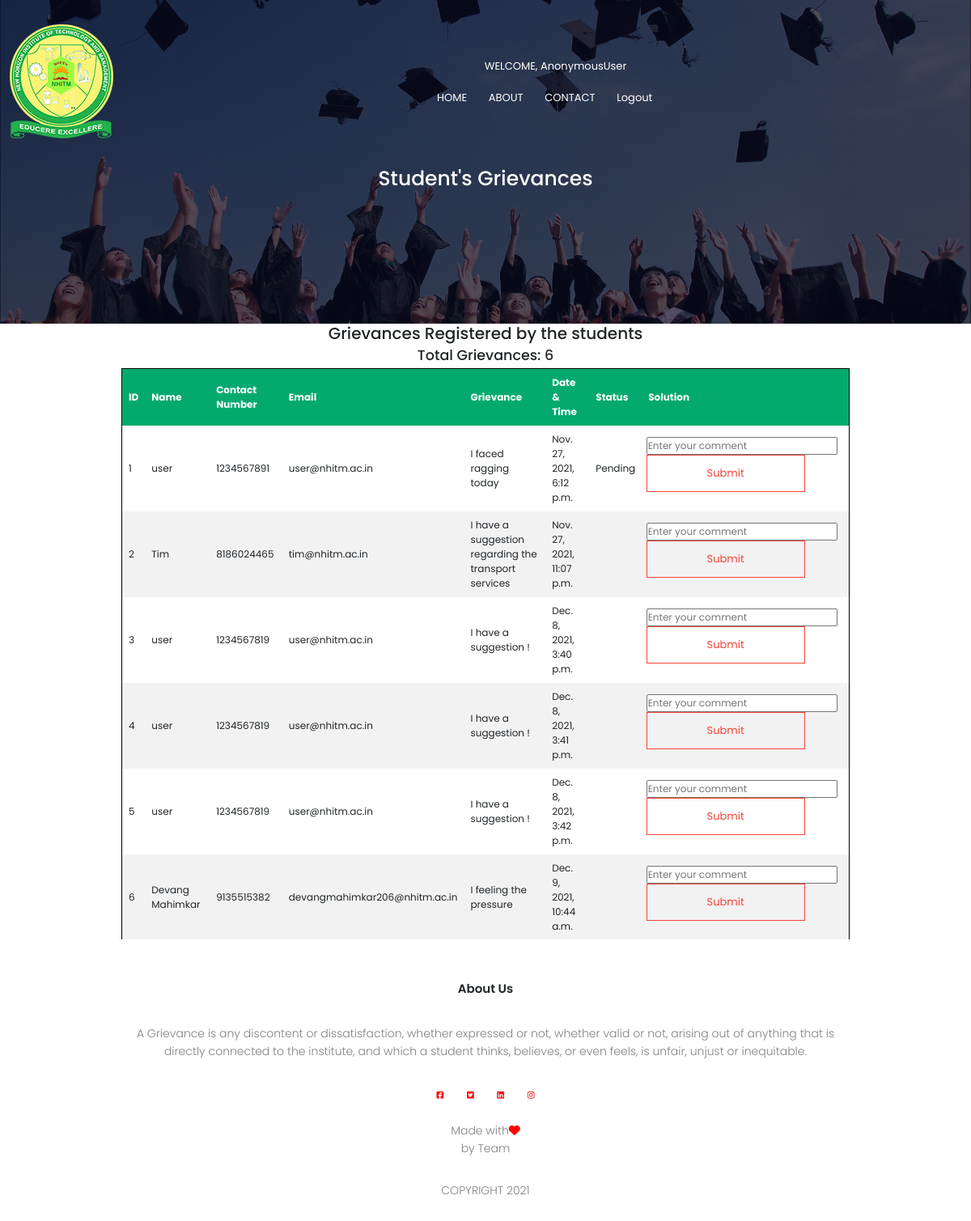
Page /facgriev/ on the committed database.
### sgrc/models.py (models this page shows, shortened)
class studentgriev(models.Model):
    ch = (
         ("Solved","Solved"),("Pending","Pending"),("Not Solved","Not Solved")
     )
    name = models.CharField(max_length=30,default='',null=False)
    contactnum = models.IntegerField(default='',null=False)
    email = models.EmailField(max_length=50,default='',null=False)
    grievance = models.TextField(default='',null=False)
    date_time = models.DateTimeField(auto_now_add=True)
    status = models.CharField(max_length=100,choices=ch,default='')

### sgrc/views.py (the view)
# urls.py: path('facgriev/',views.facgrievpage,name = "facgrievpage"),
def facgrievpage(request):
    if request.method == 'POST':
        Solution = request.POST['solution']
        comment = facgrieve()
        comment.solution = Solution
        comment.save()
    grievance_data =  studentgriev.objects.all()
    return render(request,'facgrievances_1.html',{"data":grievance_data})

### sgrc/templates/facgrievances_1.html (shortened to what this page needs)
{% load static %}
<!DOCTYPE html>
<html lang="en">
    <head>
    <link rel="stylesheet" href="{% static 'style.css' %}">
    <link rel="stylesheet" href="https://unpkg.com/aos@next/dist/aos.css" />
    <link href="https://cdn.jsdelivr.net/npm/bootstrap@5.1.3/dist/css/bootstrap.min.css" rel="stylesheet">
     </head>
<body>
    <section class="Sub-header" data-aos="fade-right" data-aos-delay="450" data-aos-duration="1000">
        <nav>
            <a href="{% url 'facgrievpage' %}"><img src="{% static 'images/logo (1).png' %}"></a>
            <div class="nav-links">
            <ul><li class="name-head"><a>WELCOME, {{request.user}}</a></li></ul>
            <ul>
             <li><a href="{% url 'facgrievpage' %}">HOME</a></li>
             <li><a href="{% url 'aboutuspage' %}">ABOUT</a></li>
             <li><a href="{% url 'contactuspage' %}">CONTACT</a></li>
             <li><a href="{% url 'selectlogintype'%}">Logout</a></li>
            <li></li>
            </ul>
            </div>
        </nav>
    <h1>Student's Grievances</h1>
    </section>
    <section class="Facultydata" data-aos="fade-down" data-aos-delay="450" data-aos-duration="1000">
        <div class="mainbox">
    <div>
        <div>
            <h2><center>Grievances Registered by the students</h2>
            <h3>Total Grievances: {{data|length}}</h3>
            <table class="center">
                <thead>
                    <tr text-align="justify" >
                        <th>ID</th>
                        <th>Name</th>
                        <th>Contact Number</th>
                        <th>Email</th>
                        <th>Grievance</th>
                        <th>Date & Time</th>
                        <th>Status</th>
                        <th>Solution</th>
                    </tr>
                </thead>
                <tbody>
                    {% for i in data %}
                        <tr text-align="justify">
                            <td padding:10px>{{forloop.counter}}</td>
                            <td>{{i.name}}</td>
                            <td>{{i.contactnum}}</td>
                            <td>{{i.email}}</td>
                            <td>{{i.grievance}}</td>
                            <td>{{i.date_time}}</td>
                            <td>{{i.status}}</td>
                            <td>{{i.solution}}<div class="table" placeholder="Text">
                                <form action="" method="POST">
                                    <div class="row">
                                        <div class="col col-lg">
                                            <input type="text" name="solution" placeholder="Enter your comment">
                                             <input type="submit" class="hero-btn2 red-btn2"></input> </td>
                                        </div>
                                        </div>
                        </tr>
                    {% endfor %}
    </section>
<section class="footer" data-aos="fade-up" data-aos-delay="450" data-aos-duration="1000">
    <h4>About Us</h4>
    <p>A Grievance is any discontent or dissatisfaction, whether expressed or not,
        whether valid or not, arising out of anything that is <br>directly connected to the institute,
        and which a student thinks, believes, or even feels, is unfair, unjust or inequitable.</p>
        <div class="icons">
            <i class="fa fa-facebook-square"></i>
            <i class="fa fa-twitter-square"></i>
            <i class="fa fa-linkedin-square"></i>
            <i class="fa fa-instagram"></i>
        </div>
        <p>Made with<i class="fa fa-heart"></i><br>by Team</p>
        <p>COPYRIGHT 2021</p>
 </section>
</body>

### sgrc/static/style.css (style rules this page uses)
* { margin: 0; padding: 0; font-family: 'Poppins', sans-serif; }
html { font-size: 62.5%; overflow-x: hidden; }
nav { display: flex; padding: 2% 0%; justify-content: space-between; align-items: center; }
.nav-links { flex: 1; text-align: center; }
.nav-links ul li { list-style: none; display: inline-block; padding: 8px 12px 0px; position: relative; }
.nav-links ul li a { color: white; text-decoration: none; font-size: 13px; }
.nav-links ul li::after { content: ''; width: 0; height: 2px; background: #f44336; display: block; margin: auto; transition: 0.5s; }
.hero-btn2 { display: inline-block; text-decoration: none; color: white; border: 2px solid white; padding: 12px 34px; font-size: 13px; background: transparent; position: relative; cursor: pointer; width:80%; }
.name-head { position: absolute; padding-right: 1000px; color:white; }
h1 { font-size: 36px; font-weight: 600; }
p { color: gray; font-size: 14px; font-weight: 300; line-height: 22px; padding: 10px; }
h3 { text-align: center; font-weight: 600; margin: 10px 0; }
.footer { width: 100%; text-align: center; padding: 30px ; }
.footer h4 { margin-bottom: 25px; margin-top: 20px; font-weight: 600; }
.icons .fa { color: red; margin: 0 13px; cursor: pointer; padding: 18px 0; }
.fa-heart { color: red; }
.Sub-header { height: 50vh; width: 100%; background-image: linear-gradient(rgba(7,9,30,0.7),rgba(7,9,30,0.7)),url(images/background.jpg); background-position: center; background-size: cover; text-align: center; color: white; box-sizing: border-box; }
.red-btn2 { border: 1px solid #f44336; background: transparent; color: #f44336; transition: 0.5s; width:80%; }

### sgrc/templates/facgrievances_1.html (style rules this page uses)
table { border: 1px solid black; font-size:12px; width:75%; }
table.center { margin-left: auto; margin-right: auto; }
th, td { text-align: left; padding: 8px; }
tr:nth-child(even) { background-color: #f2f2f2 }
th { background-color: #04AA6D; color: white; }

### rows in the picture
studentgriev: name "user", contactnum "1234567891", email "user@nhitm.ac.in", grievance "I faced ragging today", date_time "Nov. 27, 2021, 6:12 p.m.", status "Pending"
studentgriev: name "Tim", contactnum "8186024465", email "tim@nhitm.ac.in", grievance "I have a suggestion regarding the transport services", date_time "Nov. 27, 2021, 11:07 p.m."
studentgriev: name "user", contactnum "1234567819", email "user@nhitm.ac.in", grievance "I have a suggestion !", date_time "Dec. 8, 2021, 3:40 p.m."
studentgriev: name "user", contactnum "1234567819", email "user@nhitm.ac.in", grievance "I have a suggestion !", date_time "Dec. 8, 2021, 3:41 p.m."
studentgriev: name "user", contactnum "1234567819", email "user@nhitm.ac.in", grievance "I have a suggestion !", date_time "Dec. 8, 2021, 3:42 p.m."
studentgriev: name "Devang Mahimkar", contactnum "9135515382", email "devangmahimkar206@nhitm.ac.in", grievance "I feeling the pressure", date_time "Dec. 9, 2021, 10:44 a.m."

### other values in the picture
{{ request.user }} "AnonymousUser"
{{ data|length }} "6"
